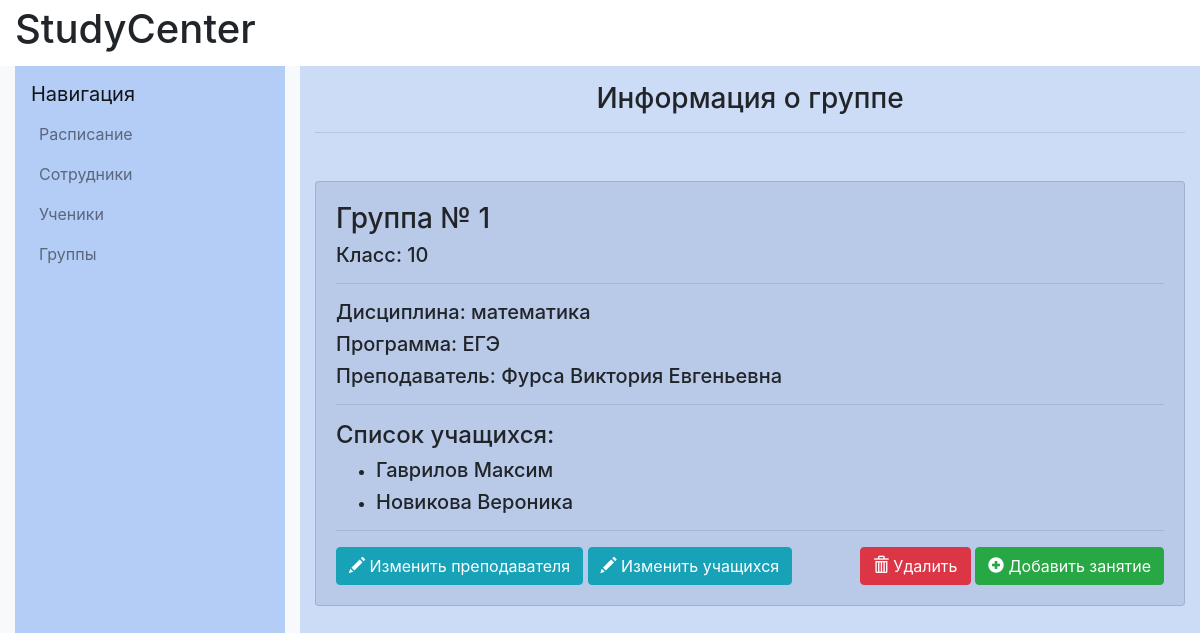
Page /groups/1/ on the committed database.
### catalog/models.py (models this page shows, shortened)
class Group(models.Model):
    subject = models.ForeignKey(Subject, on_delete=models.CASCADE)
    grade = models.IntegerField(validators=[
        MaxValueValidator(11),
        MinValueValidator(1)
    ])
    group_capacity = models.IntegerField(default=1,
                                         validators=[
                                            MaxValueValidator(8),
                                            MinValueValidator(1)
    ])
    type = models.ForeignKey(Type, on_delete=models.CASCADE)
    teacher=models.ForeignKey(Worker,
                              on_delete=models.CASCADE,
                              null=True,
                              default=None
    )
    objects = models.Manager()
    created = models.BooleanField(default=False)

class Subject(models.Model):
    name=models.CharField(max_length=100)
    objects=models.Manager()
    def __str__(self):
        return self.name

class Type(models.Model):
    name=models.CharField(max_length=100)
    objects=models.Manager()
    def __str__(self):
        return self.name

class Worker(models.Model):
    firstname=models.CharField(max_length=20, verbose_name="Имя")
    lastname=models.CharField(max_length=20, verbose_name="Фамилия")
    fathername=models.CharField(max_length=20, verbose_name="Отчество")
    date_of_birth=models.DateField(verbose_name="Дата рождения")
    gender=models.IntegerField(validators=[MinValueValidator(0), MaxValueValidator(1)], verbose_name="Пол")
    subject = models.ManyToManyField(Subject, verbose_name="Дисциплины")
    phone_number=models.CharField(max_length=11,validators=[MinLengthValidator(11)], verbose_name="Номер телефона")
    email=models.EmailField(verbose_name="E-mail")
    objects=models.Manager()
    registration_date=models.DateField()
    DoesNotExist = models.Manager

class Student(models.Model):
    firstname=models.CharField(max_length=20, verbose_name="Имя")
    lastname=models.CharField(max_length=20, verbose_name="Фамилия")
    fathername=models.CharField(max_length=20, verbose_name="Отчество")
    date_of_birth=models.DateField(verbose_name="Дата рождения")
    grade=models.IntegerField(validators=[
            MaxValueValidator(11),
            MinValueValidator(1)
        ], verbose_name="Класс")
    phone_number=models.CharField(max_length=11,validators=[MinLengthValidator(11)], verbose_name="Номер телефона")
    email=models.EmailField(verbose_name="E-mail")
    objects=models.Manager()
    DoesNotExist = models.Manager
    def __str__(self):
        return f"{self.lastname} {self.firstname}"
    __str__.short_description = 'Ученик'

### catalog/views.py (the view)
# urls.py: path('groups/<int:pk>/', views.group_detail, name='group_detail'),
def group_detail(request, pk):
    group = get_object_or_404(Group, pk=pk)
    students_in_group, created = Students_in_group.objects.get_or_create(group=group)
    return render(request, 'group/group_details.html', {'group': group, 'students': students_in_group})

### catalog/templates/group/group_details.html (shortened to what this page needs)
{% extends "base_generic.html" %}
{% block content%}
            <div class="col-md-8 col-lg-9 content-container" style="background-color: #ccdbf6">
                <h1 class="h3 text-center mt-3">Информация о группе</h1>
                <hr class="mb-5">
                    <section>
                        <div class="group card mt-5" style="background-color: rgba(156,173,213,0.38);">
                            <div class="card-body">
                                <h3>Группа № {{ group.id }}</h3>
                                <h5>Класс: {{ group.grade }}</h5>
                                <hr>
                                <h5>Дисциплина: {{ group.subject }}</h5>
                                <h5>Программа: {{ group.type }}</h5>
                                <h5>Преподаватель: {{ group.teacher.lastname }} {{ group.teacher.firstname }} {{ group.teacher.fathername }}</h5>
                                <hr>
                                <h4>Список учащихся:</h4>
                                <ul>
                                    {% for student in students.student.all %}
                                        <li><h5>{{ student }}</h5></li>
                                    {% endfor %}
                                </ul>
                                <hr>
                                <div class="d-flex justify-content-between mt-3">
                                    <div>
                                        <a class="btn btn-info" href="{% url 'edit_teacher' pk=group.pk %}">
                                            <span class="glyphicon glyphicon-pencil"></span> Изменить преподавателя
                                        </a>
                                        <a class="btn btn-info" href="{% url 'add_student_in_group' pk=group.pk %}">
                                            <span class="glyphicon glyphicon-pencil"></span> Изменить учащихся
                                        </a>
                                    </div>
                                    <div>
                                        <a class="btn btn-danger" href="{% url 'group_delete' pk=group.pk %}">
                                            <span class="glyphicon glyphicon-trash"></span> Удалить
                                        </a>
                                        <a class="btn btn-success" href="{% url 'lesson_new' pk=group.id %}">
                                            <span class="glyphicon glyphicon-plus-sign"></span> Добавить занятие
                                        </a>
                                    </div>
                                </div>
                            </div>
                        </div>
                    </section>
            </div>
{% endblock content %}

### rows in the picture
Group: id "1", grade "10", subject "математика", type "ЕГЭ", teacher.lastname "Фурса", teacher.firstname "Виктория", teacher.fathername "Евгеньевна"
Student: lastname+firstname "Гаврилов Максим"
Student: lastname+firstname "Новикова Вероника"
